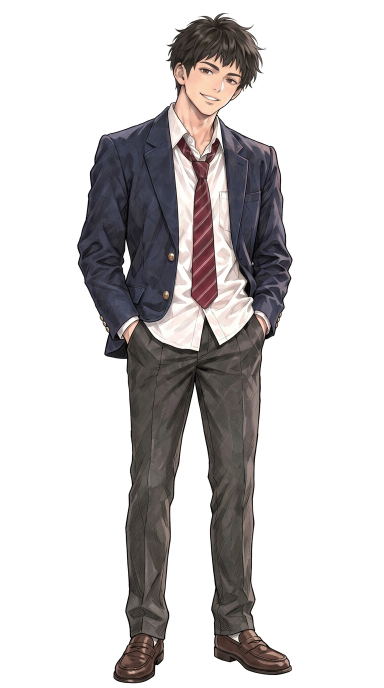
#> input picture production/refs/inventory/full-kohei.png, 768 x 1376 px, found by its file name (shown at 1/2 size)
$ python lineup.py
#> lines starting #> are read from the running program, lines starting #| are printed output that depends on the picture; after the words box and inside, x2 and y2 are one past the last pixel; in counts of white or black regions, pixels touching at a corner belong together
"""Cast scale lineups (style guide §1b). Imperial units only (author's rule, Oct 10).
Each figure is masked from its white/cream background, its head top found in the
central band of its bounding box (ignores raised hands and props), scaled so
feet-to-head equals its height, and pasted bottom-aligned on a 6-inch grid.
Run from the repo root: python3 production/pipeline/layout/lineup.py"""
from PIL import Image, ImageDraw, ImageFont
import numpy as np

R = "production/refs/"
I = R + "inventory/"
PX = 8.0           # pixels per inch
TOP_IN = 84        # grid goes to 7 ft
MARGIN = 60

def fmt(inches):
    return f"{inches // 12}′{inches % 12}″"

ROW1 = [("Kōhei", I+"full-kohei.png", 69), ("Nanoha", I+"full-nanoha.png", 59),
        ("Natsuki", R+"natsuki-v2/01-restyle-uniform.png", 63), ("Akane", I+"full-akane.png", 60),
        ("Ryōsuke", I+"full-ryosuke.png", 67), ("Rika", I+"full-rika.png", 61),
        ("Takatsuki", I+"full-takatsuki.png", 68), ("Kirishima", I+"full-kirishima.png", 71),
        ("Yuzu", I+"full-yuzu.png", 61), ("Ōno", I+"full-ono.png", 72),
        ("Adviser", I+"adviser.png", 66), ("Manager", I+"full-manager.png", 65)]
ROW2 = [("Kazuo", I+"kazuo-B.png", 72), ("Emi", I+"full-emi.png", 62), ("Sōta", I+"full-sota.png", 48),
        ("Genji", I+"genji.png", 62), ("Mom", I+"kohei-mom-recover.png", 62), ("Dad", I+"kohei-dad-healthy.png", 68),
        ("Rōnin (past)", I+"ronin-B.png", 69), ("Natsuki (past)", I+"past-natsuki-A.png", 62),
        ("Her father", I+"past-father.png", 65), ("Thug", I+"thug.png", 70), ("Opponent", I+"opponent.png", 68),
        ("Beast", ("beast", I+"beast-size-reference-v2.png"), 51)]

def cutout(path):
#> called with path = 'production/refs/inventory/full-kohei.png'
    beast = isinstance(path, tuple)
    im = Image.open(path[1] if beast else path).convert("RGB")
#> im is the input picture: PIL image 768x1376 RGB; mean R, G, B 206.9, 204.1, 204.2
    if beast:  # right half of the size reference holds the beast
        im = im.crop((560, 0, im.width, im.height))
    a = np.asarray(im).astype(int)
    bg = np.median(np.concatenate([a[:8].reshape(-1, 3), a[-8:].reshape(-1, 3), a[:, :8].reshape(-1, 3), a[:, -8:].reshape(-1, 3)]), axis=0)
#> bg = [255, 255, 255]
    m = np.abs(a - bg).sum(2) > 45
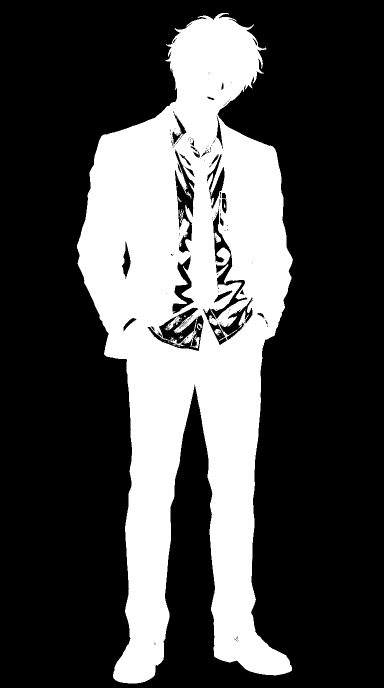
#> m: shape (1376, 768) bool (shown at 1/2 size); 29.4% white; 38 white regions (29 under 20 px), largest, box (x1, y1, x2, y2) and area: (154, 26, 586, 1367) 309701, (429, 465, 442, 486) 152, (385, 671, 399, 697) 146
    ys, xs = np.where(m)
    x0, x1, y1 = xs.min(), xs.max(), ys.max()
#> x0 = 154; x1 = 585; y1 = 1366
    if beast:
        top = ys.min()
    else:
        c0, c1 = x0 + int(0.35 * (x1 - x0)), x0 + int(0.65 * (x1 - x0))
#> c0 = 304; c1 = 434
        top = np.where(m[:, c0:c1].any(1))[0].min()
#> top = 31
    alpha = Image.fromarray((np.clip((np.abs(a - bg).sum(2) - 20) / 60, 0, 1) * 255).astype("uint8"))
    rgba = im.copy(); rgba.putalpha(alpha)
    return rgba.crop((x0, top if beast else ys.min(), x1 + 1, y1 + 1)), (top - (top if beast else ys.min()))

def row(items, out, note=""):
    font = ImageFont.truetype("/usr/share/fonts/truetype/dejavu/DejaVuSans.ttf", 26)
    small = ImageFont.truetype("/usr/share/fonts/truetype/dejavu/DejaVuSans.ttf", 20)
    figs = []
    for name, path, h in items:
        im, off = cutout(path)
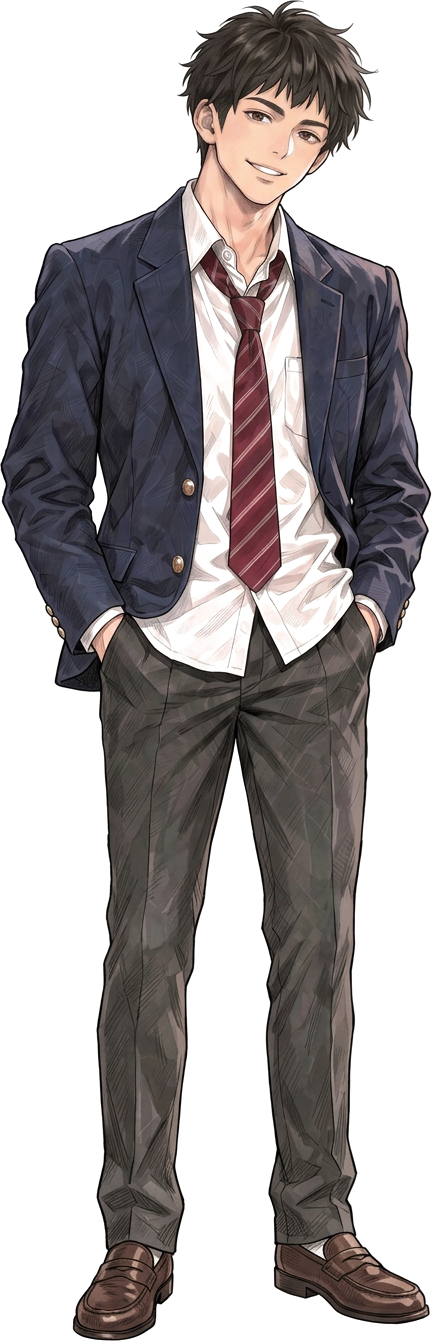
#> im: PIL image 432x1341 RGBA; mean R, G, B, A 167.3, 162.2, 162.4, 136.4; transparent parts drawn white
#> off = 5
        s = (h * PX) / (im.height - off)
#> s = 0.413
        figs.append((name, h, im.resize((max(1, int(im.width * s)), int(im.height * s)), Image.LANCZOS)))
#> pass 2 of the loop in row, `for name, path, h in items:`:
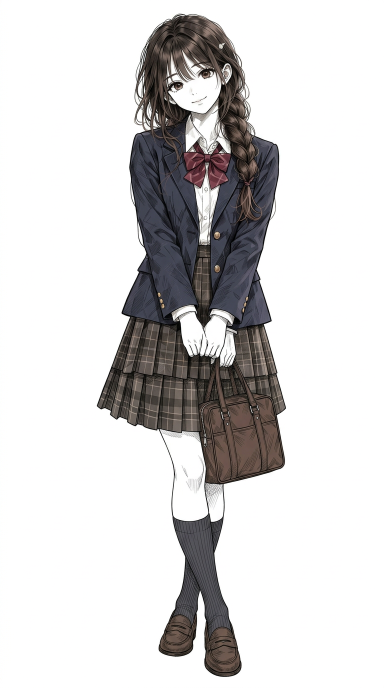
#> input picture production/refs/inventory/full-nanoha.png, 768 x 1376 px, found by its file name (shown at 1/2 size)
#> in cutout, im is the input picture: PIL image 768x1376 RGB; mean R, G, B 213.3, 211.9, 212
#> in cutout (call 2), `m = np.abs(a - bg).sum(2) > 45`:
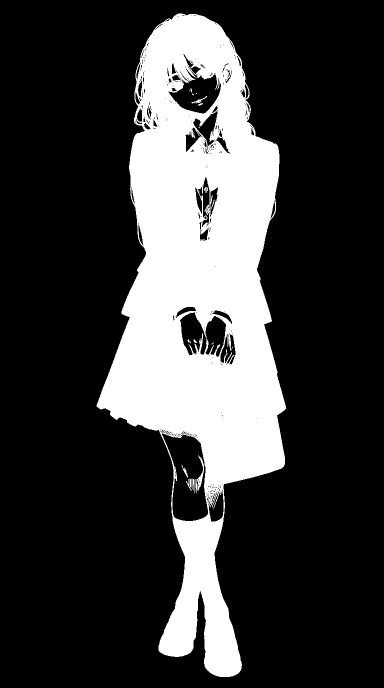
#> m: shape (1376, 768) bool (shown at 1/2 size); 23.3% white; 23 white regions (11 under 20 px), largest, box (x1, y1, x2, y2) and area: (193, 27, 572, 1354) 245904, (383, 192, 414, 207) 104, (372, 957, 383, 982) 97
#> x0 = 193; x1 = 571; y1 = 1353
#> c0 = 325; c1 = 438
#> top = 27
#> in row, `im, off = cutout(path)`:
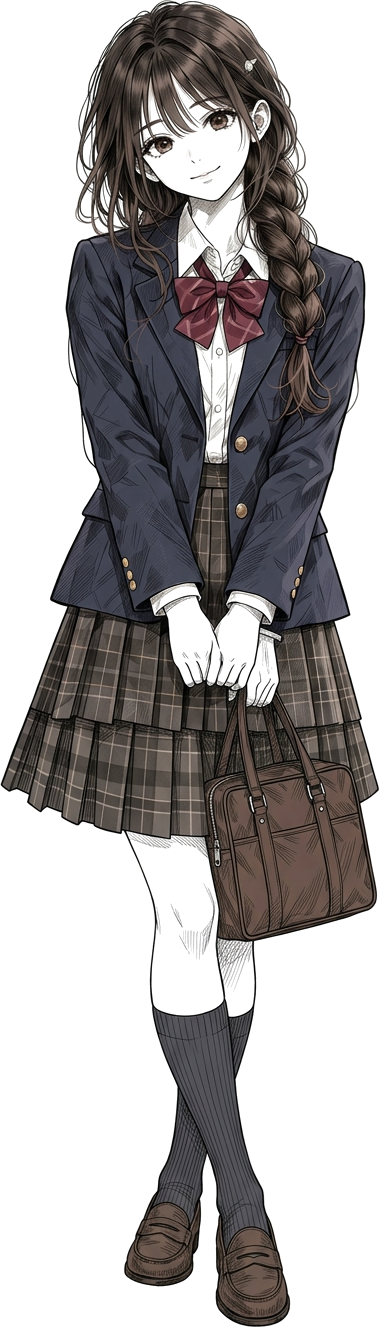
#> im: PIL image 379x1327 RGBA; mean R, G, B, A 167.5, 164.6, 164.7, 124.9; transparent parts drawn white
#> off = 0
#> s = 0.356
#> pass 3 of the loop in row, `for name, path, h in items:`:
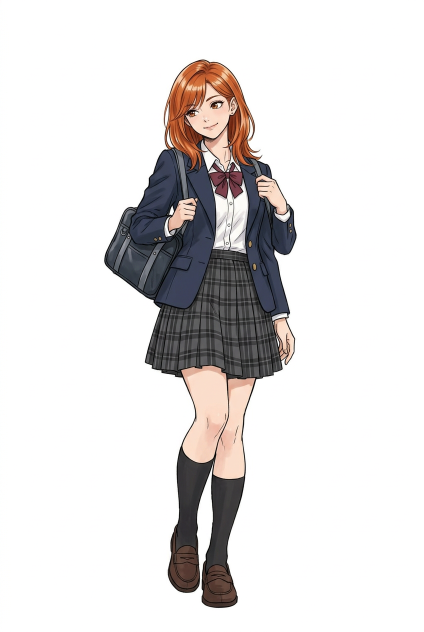
#> input picture production/refs/natsuki-v2/01-restyle-uniform.png, 848 x 1264 px, found by its file name (shown at 1/2 size)
#> in cutout, im is the input picture: PIL image 848x1264 RGB; mean R, G, B 226.4, 223.8, 223.4
#> a: shape (1264, 848, 3) int64
#> in cutout (call 3), `m = np.abs(a - bg).sum(2) > 45`:
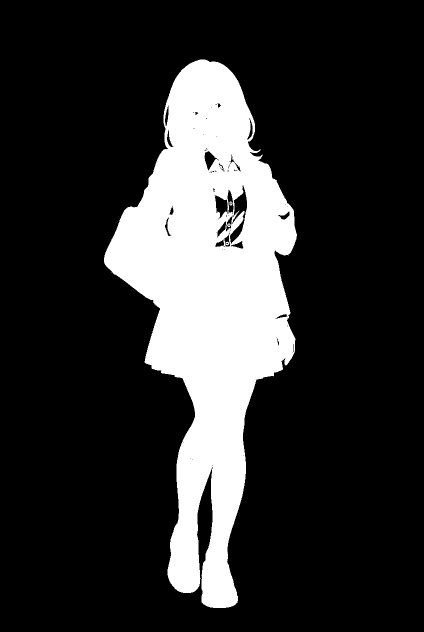
#> m: shape (1264, 848) bool (shown at 1/2 size); 19.2% white; 5 white regions (2 under 20 px), largest, box (x1, y1, x2, y2) and area: (208, 119, 594, 1216) 205361, (459, 403, 465, 411) 33, (454, 447, 461, 454) 32
#> x0 = 208; x1 = 593; y1 = 1215
#> c0 = 342; c1 = 458
#> top = 119
#> alpha: PIL image 848x1264 L
#> rgba: PIL image 848x1264 RGBA
#> in row, `im, off = cutout(path)`:
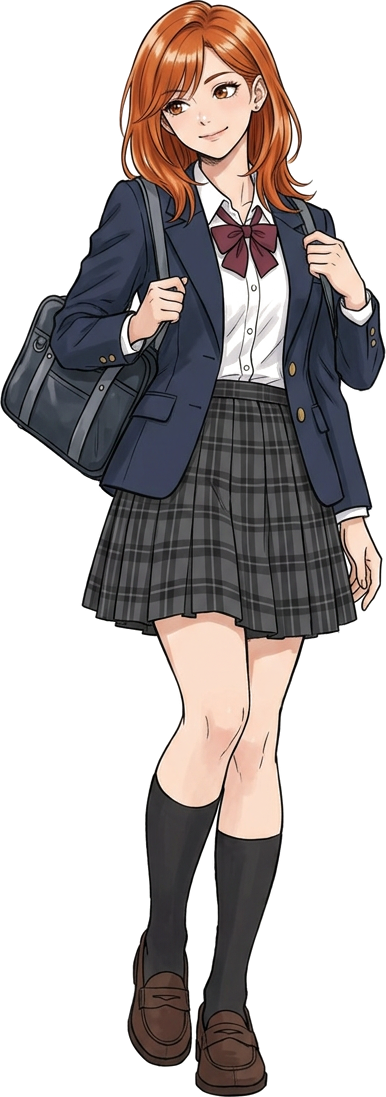
#> im: PIL image 386x1097 RGBA; mean R, G, B, A 182.7, 176.1, 175, 123.6; transparent parts drawn white
#> s = 0.459
#> the loop made 4 passes; the first 3 are shown
    meas = ImageDraw.Draw(Image.new("RGB", (1, 1)))
    slot = [max(f[2].width, int(meas.textlength(f[0], font=font))) for f in figs]
    W = MARGIN * 2 + sum(slot) + 30 * (len(figs) - 1)
    base = int(TOP_IN * PX) + 40
    H = base + 90
    can = Image.new("RGB", (W, H), "white"); d = ImageDraw.Draw(can)
    for inch in range(0, TOP_IN + 1, 6):
        y = base - int(inch * PX)
        d.line([(MARGIN - 10, y), (W, y)], fill=(205, 205, 215) if inch % 12 == 0 else (232, 232, 238), width=2 if inch % 12 == 0 else 1)
        if inch % 12 == 0:
            d.text((6, y - 12), f"{inch // 12} ft", fill=(120, 120, 130), font=small)
    x = MARGIN
    for (name, h, im), sw in zip(figs, slot):
        can.paste(im, (x, base - im.height), im)
        d.text((x, base + 10), name, fill=(20, 20, 20), font=font)
        d.text((x, base + 44), fmt(h) + (" to the ears" if name == "Beast" else ""), fill=(90, 90, 90), font=small)
        x += sw + 30
    can.save(out); return can

if __name__ == "__main__":
#> (the run stopped early here; a loop or call above may not have finished)
